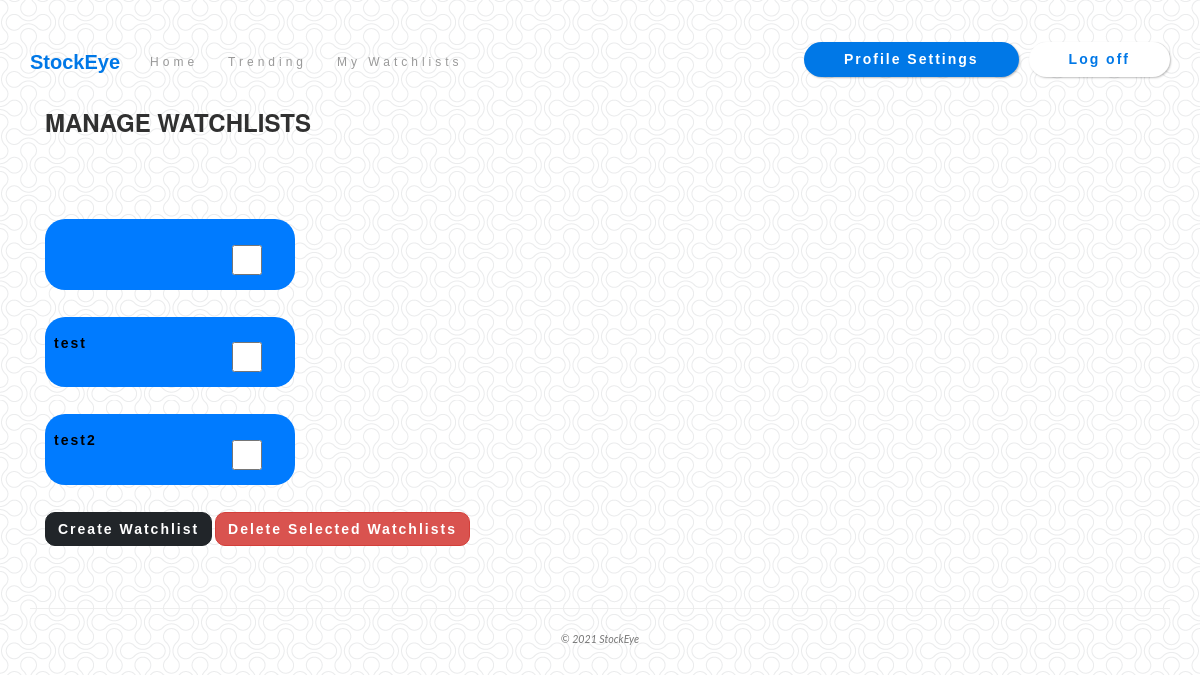
The app's page /watchlists/manage/ (signed in), older data.
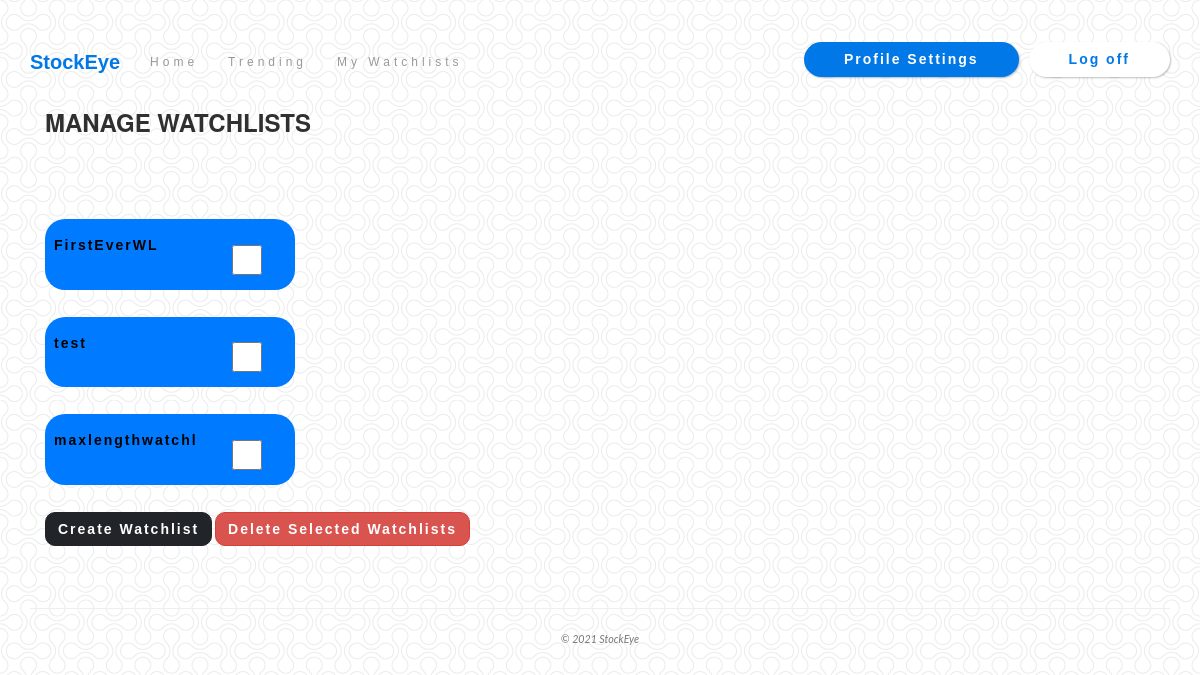
The same page, newer data.
### app/models.py (models this page shows)
class WatchList(models.Model):
    user = models.ForeignKey(User, on_delete=models.PROTECT)
    stockResults = models.ManyToManyField('app.StockList')
    watchList_id = models.PositiveIntegerField(blank=False, default=0)
    watchList_name = models.CharField(max_length=15, blank=False, default = '')
    class Meta:
        get_latest_by = "watchList_id"

### app/views.py (the view)
# urls.py: path('watchlists/manage/', views.manage_watchlists, name='manage_watchlists'),
@login_required
def manage_watchlists(request):
    assert isinstance(request, HttpRequest)
    try:
        if request.method == "POST":
            watchlists_to_delete = request.POST.getlist('delWatchListId')
            for watchlist_id in watchlists_to_delete:
                watchlist = WatchList.objects.filter(user=request.user, watchList_id=watchlist_id).get()
                watchlist.delete()
        watchlists = WatchList.objects.filter(user=request.user).all()
    except WatchList.DoesNotExist:
        watchlists = []
    context = {
        'title': 'Manage Watchlists',
        'year': datetime.now().year,
        'user': request.user,
        'watchlists': watchlists,
    }
    return render(
        request,
        'app/manage_watchlists.html',
        context,
    )

### app/templates/app/manage_watchlists.html (shortened to what this page needs)
{% extends "app/layout.html" %}
{% load static %}
{% block content %}
<body>
    <div class="container overflow-hidden">
        <h2>Manage Watchlists</h2>
        <br><br>
        <form method="POST">
            {% for watchlist in watchlists %}
            <div class="thumbnail watchlist-card">
                <div class="row justify-content-md-center">
                    <div class="col-md-4">
                        <div class="caption">
                            <h5 class="watchlist-caption"><a href="{% url 'edit_watchlist' w_id=watchlist.watchList_id %}" style="color: black;">{{ watchlist.watchList_name }}</a></h5>
                        </div>
                    </div>
                    <div class="col-md-4"></div>
                    <div class="col-md-4">
                        <br>
                        <input class="form-check-input larger" name="delWatchListId" type="checkbox" value="{{watchlist.watchList_id}}">
                    </div>
                </div>
            </div>
            <br>
            {% endfor %}
            <div class="container overflow-hidden">
                <div class="btn-group" role="group" aria-label="Create or Delete Watchlist">
                    <div class="row gx-5">
                        <a href="{% url 'create_watchlist' %}" class="btn btn-dark rounded">Create Watchlist</a>
                        <button type="submit" class="btn btn-danger rounded">Delete Selected Watchlists</button>
                    </div>
                </div>
            </div>
        </form>
    </div>
</body>
{% endblock %}

Row changes from the older to the newer data that the page shows:
removed WatchList: watchList_name "test2"
changed WatchList: watchList_name (not shown) → "FirstEverWL"
added WatchList: watchList_name "maxlengthwatchl"
